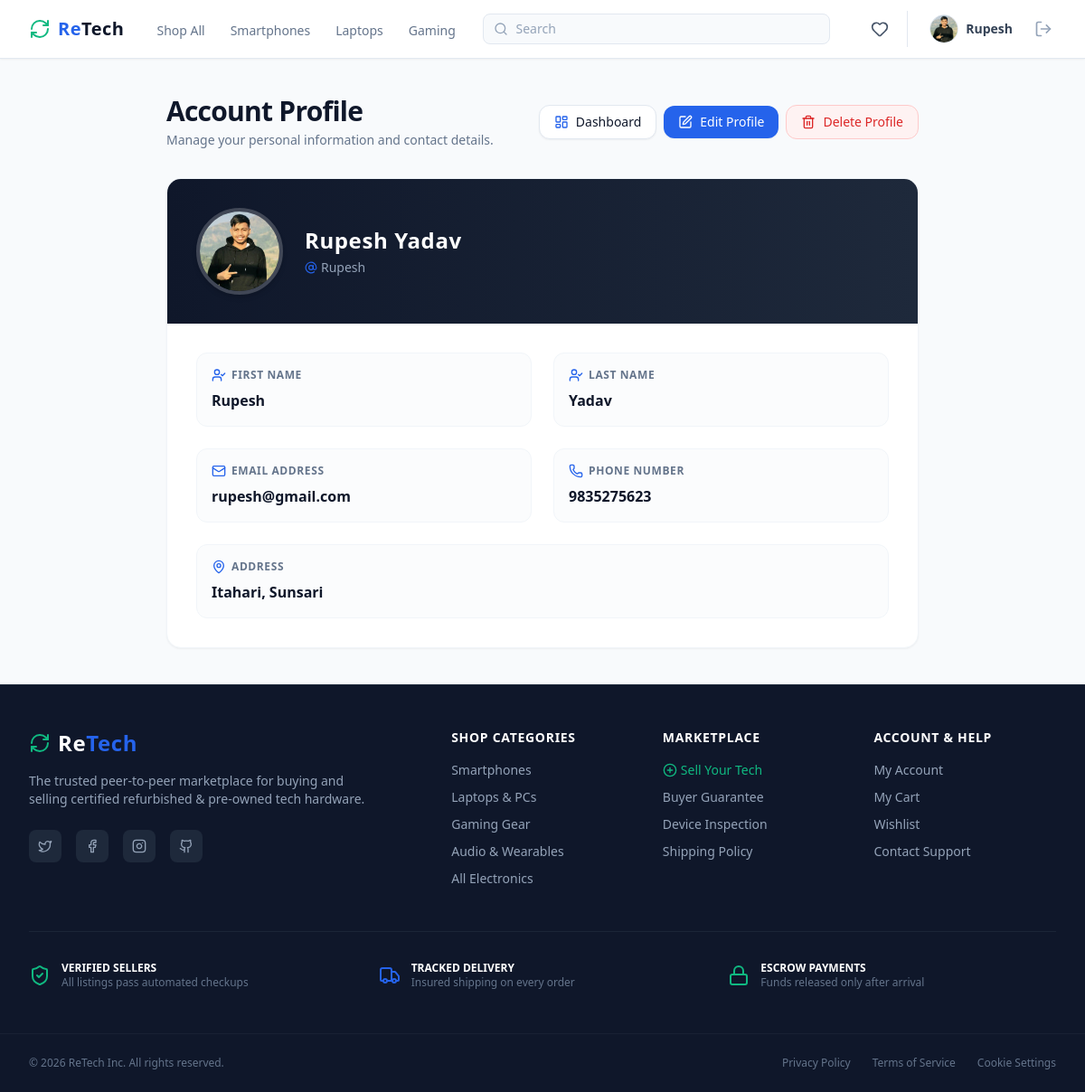
/profile/ (signed in), run on the app's committed database.
### rt_app/models.py (models this page shows, shortened)
class User(AbstractUser):
    phone = models.CharField(max_length=20, blank=True)
    address = models.TextField(blank=True)
    profile_picture = models.ImageField(upload_to='images/users/', blank=True, null=True)

### rt_app/views/profile_view.py (the view)
# urls.py: path('profile/', profile_view, name='profile'),
@login_required
def profile_view(request):
    return render(request, 'main/profile_page.html')

### rt_app/templates/main/profile_page.html (shortened to what this page needs)
<html>
<head>
    {% load static %}
    <link href="{% static 'css/styles.css' %}" rel="stylesheet" />
</head>
<body class="bg-[#F8FAFC] text-[#0F172A] antialiased min-h-screen flex flex-col justify-between">
    {% include 'components/_navbar.html' %}
    <main class="max-w-4xl mx-auto w-full px-4 sm:px-6 lg:px-8 py-10 flex-1 space-y-8">
        <div class="flex flex-col sm:flex-row sm:items-center justify-between gap-4">
            <div>
                <h1 class="text-3xl font-extrabold text-[#0F172A] tracking-tight">Account Profile</h1>
                <p class="text-sm text-[#64748B] mt-1">Manage your personal information and contact details.</p>
            </div>
            <div class="flex flex-wrap items-center gap-2">
                <a href="/dashboard/" class="inline-flex items-center gap-2 px-4 py-2 bg-white hover:bg-slate-50 text-[#0F172A] font-medium text-sm rounded-xl border border-slate-200 shadow-sm transition-colors">
                    <i data-lucide="layout-dashboard" class="w-4 h-4 text-[#2563EB]"></i> Dashboard
                </a>
                <a href="/profile/edit/" class="inline-flex items-center gap-2 px-4 py-2 bg-[#2563EB] hover:bg-blue-700 text-white font-medium text-sm rounded-xl shadow-sm transition-colors">
                    <i data-lucide="square-pen" class="w-4 h-4"></i> Edit Profile
                </a>
                {% if not user.is_staff %}
                    <a href="/profile/delete/{{ user.id }}/" class="inline-flex items-center gap-2 px-4 py-2 bg-red-50 hover:bg-red-100 text-red-600 font-medium text-sm rounded-xl border border-red-200 transition-colors">
                        <i data-lucide="trash-2" class="w-4 h-4"></i> Delete Profile
                    </a>
                {% endif %}
            </div>
        </div>
        <div class="bg-white rounded-2xl border border-slate-100 shadow-sm overflow-hidden">
            <div class="p-6 sm:p-8 bg-gradient-to-r from-slate-900 to-slate-800 text-white flex flex-col sm:flex-row items-center gap-6">
                <div class="relative shrink-0">
                    {% if user.profile_picture %}
                        <img src="{{ user.profile_picture.url }}" alt="{{ user.username }}" class="w-24 h-24 rounded-full object-cover border-4 border-white/20 shadow-md">
                    {% else %}
                        <div class="w-24 h-24 rounded-full bg-slate-700 border-4 border-white/20 flex items-center justify-center text-slate-300 shadow-md">
                            <i data-lucide="user" class="w-12 h-12"></i>
                        </div>
                    {% endif %}
                </div>
                <div class="text-center sm:text-left space-y-1 flex-1">
                    <h2 class="text-2xl font-bold tracking-wide">
                        {% if user.first_name or user.last_name %}
                            {{ user.first_name }} {{ user.last_name }}
                        {% else %}
                            {% if user.is_staff %}
                                Administrator
                            {% else %}
                                Anonymous User
                            {% endif %}
                        {% endif %}
                    </h2>
                    <p class="text-slate-400 text-sm flex items-center justify-center sm:justify-start gap-1">
                        <i data-lucide="at-sign" class="w-3.5 h-3.5 text-[#2563EB]"></i> {{ user.username }}
                    </p>
                </div>
            </div>
            <div class="p-6 sm:p-8 grid grid-cols-1 md:grid-cols-2 gap-6">
                <div class="space-y-1 p-4 rounded-xl bg-slate-50/50 border border-slate-100">
                    <p class="text-xs font-bold text-[#64748B] uppercase tracking-wider flex items-center gap-1.5">
                        <i data-lucide="user-check" class="w-4 h-4 text-[#2563EB]"></i> First Name
                    </p>
                    <p class="text-base font-semibold text-[#0F172A] pt-1">
                        {{ user.first_name|default:"Not provided" }}
                    </p>
                </div>
                <div class="space-y-1 p-4 rounded-xl bg-slate-50/50 border border-slate-100">
                    <p class="text-xs font-bold text-[#64748B] uppercase tracking-wider flex items-center gap-1.5">
                        <i data-lucide="user-check" class="w-4 h-4 text-[#2563EB]"></i> Last Name
                    </p>
                    <p class="text-base font-semibold text-[#0F172A] pt-1">
                        {{ user.last_name|default:"Not provided" }}
                    </p>
                </div>
                <div class="space-y-1 p-4 rounded-xl bg-slate-50/50 border border-slate-100">
                    <p class="text-xs font-bold text-[#64748B] uppercase tracking-wider flex items-center gap-1.5">
                        <i data-lucide="mail" class="w-4 h-4 text-[#2563EB]"></i> Email Address
                    </p>
                    <p class="text-base font-semibold text-[#0F172A] pt-1">
                        {{ user.email|default:"Not provided" }}
                    </p>
                </div>
                <div class="space-y-1 p-4 rounded-xl bg-slate-50/50 border border-slate-100">
                    <p class="text-xs font-bold text-[#64748B] uppercase tracking-wider flex items-center gap-1.5">
                        <i data-lucide="phone" class="w-4 h-4 text-[#2563EB]"></i> Phone Number
                    </p>
                    <p class="text-base font-semibold text-[#0F172A] pt-1">
                        {{ user.phone|default:"Not provided" }}
                    </p>
                </div>
                <div class="md:col-span-2 space-y-1 p-4 rounded-xl bg-slate-50/50 border border-slate-100">
                    <p class="text-xs font-bold text-[#64748B] uppercase tracking-wider flex items-center gap-1.5">
                        <i data-lucide="map-pin" class="w-4 h-4 text-[#2563EB]"></i> Address
                    </p>
                    <p class="text-base font-semibold text-[#0F172A] pt-1">
                        {{ user.address|default:"No address added yet." }}
                    </p>
                </div>
            </div>
        </div>
    </main>
    {% include 'components/_footer.html' %}
</body>
</html>

### rt_app/templates/components/_navbar.html (shortened to what this page needs)
{% load static %}
<nav class="bg-white border-b border-slate-200 sticky top-0 z-50 shadow-sm">
    <div class="max-w-7xl mx-auto px-4 sm:px-6 lg:px-8">
        <div class="flex justify-between h-16 items-center">
            <div class="flex items-center space-x-6">
                <a href="/" class="flex-shrink-0 flex items-center mr-2">
                    <i data-lucide="refresh-cw" class="text-[#10B981] mr-2 h-6 w-6"></i>
                    <span class="text-xl font-bold tracking-wide text-[#2563EB]">Re<span class="text-[#0F172A]">Tech</span></span>
                </a>
                <div class="hidden lg:flex space-x-5 font-medium">
                    <a href="/products/" class="{% if request.path == '/products/' and not request.GET.category %}text-[#2563EB] border-b-2 border-[#2563EB]{% else %}text-slate-500 hover:text-[#2563EB]{% endif %} px-1 pt-1 text-sm transition">Shop All</a>
                    <a href="/products/?category=smartphones" class="{% if request.GET.category == 'smartphones' %}text-[#2563EB] border-b-2 border-[#2563EB]{% else %}text-slate-500 hover:text-[#2563EB]{% endif %} px-1 pt-1 text-sm transition">Smartphones</a>
                    <a href="/products/?category=laptops" class="{% if request.GET.category == 'laptops' %}text-[#2563EB] border-b-2 border-[#2563EB]{% else %}text-slate-500 hover:text-[#2563EB]{% endif %} px-1 pt-1 text-sm transition">Laptops</a>
                    <a href="/products/?category=gaming" class="{% if request.GET.category == 'gaming' %}text-[#2563EB] border-b-2 border-[#2563EB]{% else %}text-slate-500 hover:text-[#2563EB]{% endif %} px-1 pt-1 text-sm transition">Gaming</a>
                </div>
            </div>
            <div class="hidden md:block flex-1 max-w-sm mx-4">
                <form action="/products/" method="GET" class="relative m-0">
                    <div class="absolute inset-y-0 left-0 pl-3 flex items-center pointer-events-none">
                    </div>
                    <input type="text" name="q" value="{{ request.GET.q|default:'' }}" placeholder="Search" class="block w-full pl-9 pr-3 py-1.5 border border-slate-200 rounded-lg bg-slate-50 text-sm placeholder-slate-400 focus:outline-none focus:border-[#2563EB] focus:bg-white text-slate-800 transition">
                </form>
            </div>
            <div class="flex items-center space-x-4">
                {% if user.is_authenticated %}
                    <a href="/wishlist/" class="text-slate-600 hover:text-[#2563EB] transition relative p-1">
                        <i data-lucide="heart" class="h-5 w-5"></i>
                    </a>
                    <div class="flex items-center space-x-3 border-l border-slate-200 pl-4">
                        <a href="/profile/" class="flex items-center space-x-2 py-1 px-2 rounded-full hover:bg-slate-100 transition group">
                            <div class="h-8 w-8 rounded-full overflow-hidden border border-slate-200 bg-slate-50 flex-shrink-0">
                                {% if user.profile_picture %}
                                    <img src="{{ user.profile_picture.url }}" alt="{{ user.username }}" class="h-full w-full object-cover">
                                {% else %}
                                    <div class="h-full w-full flex items-center justify-center text-[#2563EB] font-bold text-xs bg-blue-50">
                                        {{ user.username|slice:":1"|upper }}
                                    </div>
                                {% endif %}
                            </div>
                            <span class="text-sm font-semibold text-slate-700 group-hover:text-[#2563EB] transition">
                                {{ user.username }}
                            </span>
                        </a>
                        <a href="/logout/" class="text-slate-400 hover:text-red-600 transition p-1" title="Logout">
                            <i data-lucide="log-out" class="h-5 w-5"></i>
                        </a>
                    </div>
                {% endif %}
            </div>
        </div>
    </div>
</nav>

### data on the page
User: profile_picture (picture), username "Rupesh", first_name "Rupesh", last_name "Yadav", email "rupesh@gmail.com", phone "9835275623", address "Itahari, Sunsari"
